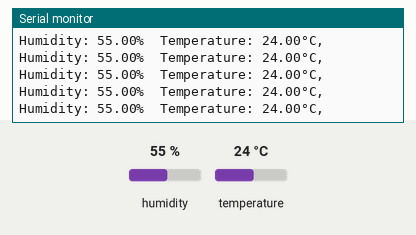
A sketch run on a simulated ESP32. Parts: the last lines printed to the serial monitor. The inputs (shaded band) are chosen by the test bench; at power-on: temperature 24 °C, humidity 55 %. The modem accepts every AT command (registered, SIM ready, sends succeed) and sends nothing else.

Above: at 2.2 s.
2.3 s: temperature set to 28 °C
At 3.41 s:
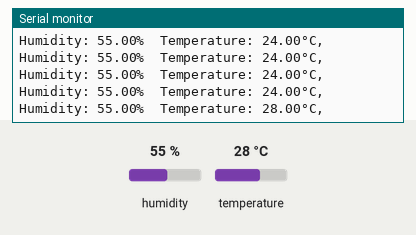
5.0 s: temperature set to 31 °C
At 7.5 s:
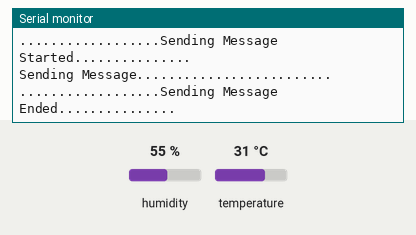
Timing chart, 0 to 9.0 s (numbered marks = the images above; inputs shaded):
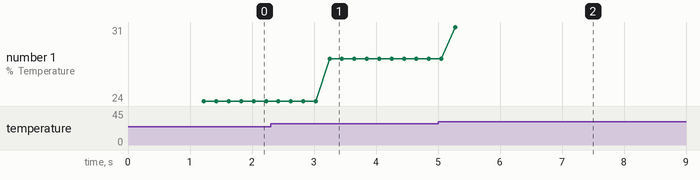

The sketch:

MUSHROOM_MONITORING_CODE.ino
```cpp
// DHT Definitions and libraries
#include "DHT.h"
#define DHTPin 4
#define DHTTYPE DHT11

DHT dht(DHTPin, DHTTYPE);
float hum;
float temp;


//GSM RX TX PIN DEFINITIONS
#define RXD2 16
#define TXD2 17
char c;
char b;


//GSM FUNCTINS
void update_Serial();
void Send_Msg();
void Receive_Msg();

void setup() {
  // put your setup code here, to run once:
  dht.begin();
  Serial.begin(115200);
  Serial2.begin(115200, SERIAL_8N1, RXD2, TXD2);

  Serial.println("Initializing...........");
  delay(1000);

  Serial2.println("AT");  //Once the handshake test is successful, it will back to OK
  update_Serial();
  Serial2.println("AT+CSQ");  //Signal quality test, value range is 0-31 , 31 is the best
  update_Serial();
  Serial2.println("AT+CCID");  //Read SIM information to confirm whether the SIM is plugged
  update_Serial();
  Serial2.println("AT+CREG?");  //Check whether it has registered in the network
  update_Serial();

  Serial.println("************Done setup***********");
}

void loop() {
  // put your main code here, to run repeatedly:
  dht_sensor();

  if (temp >= 30.00) {
    Send_Msg();
    delay(5000);
  }
}


void update_Serial() {
  //read from SIM900 and send to Serial Monitor
  if (Serial2.available()) {
    c = Serial2.read();
    Serial.write(c);
  }

  //read from Serial Monitor and send to SIM900
  if (Serial.available()) {
    c = Serial.read();
    Serial2.write(c);
  }
}


void Send_Msg() {
  Serial.println("..................Sending Message Started...............");
  Serial2.println("AT+CMGF=1");  //Configuring Text mode
  delay(500);

  Serial2.println("AT+CMGS=\"+254721954135\"\r");  // Replace x with mobile number
  delay(500);

  Serial.println("Sending Message.........................");
  Serial2.println("Temperature Over 30.....");  //SMS text you want to send
  delay(100);

  Serial2.println((char)26);  //ASCII code of CTRL+Z
  delay(500);

  Serial.println("..................Sending Message Ended...............");
}

void Receive_Msg() {
  Serial.println("..................Receiving Message Started................");
  Serial2.println("AT+CNMI=1,2,0,0,0");  // AT Command to receive a live SMS
  delay(500);
  Serial.println("..................Receiving Message Ended................");
}


void dht_sensor() {
  delay(200);
  hum = dht.readHumidity();      //Read the moisture content in %.
  temp = dht.readTemperature();  //Read the temperature in degrees Celsius

  if (isnan(hum) || isnan(temp)) {
    Serial.println("Failed reception");
    return;
    //Returns an error if the ESP32 does not receive any measurements
  }

  Serial.print("Humidity: ");
  Serial.print(hum);
  Serial.print("%  Temperature: ");
  Serial.print(temp);
  Serial.println("°C, ");
}
```

Measured:
- the behaviour switches between 29 and 30 °C on temperature (found by bisection; images 1 and 2)
- after the input at 2.3 s, the serial monitor: prints a new line after 0.95 s (image 1)
- after the input at 5.0 s, the serial monitor: prints a new line after 0.28 s (image 2)
- plotted number 1: 24 → 28 after the input at 2.3 s, 28 → 31 after the input at 5.0 s
